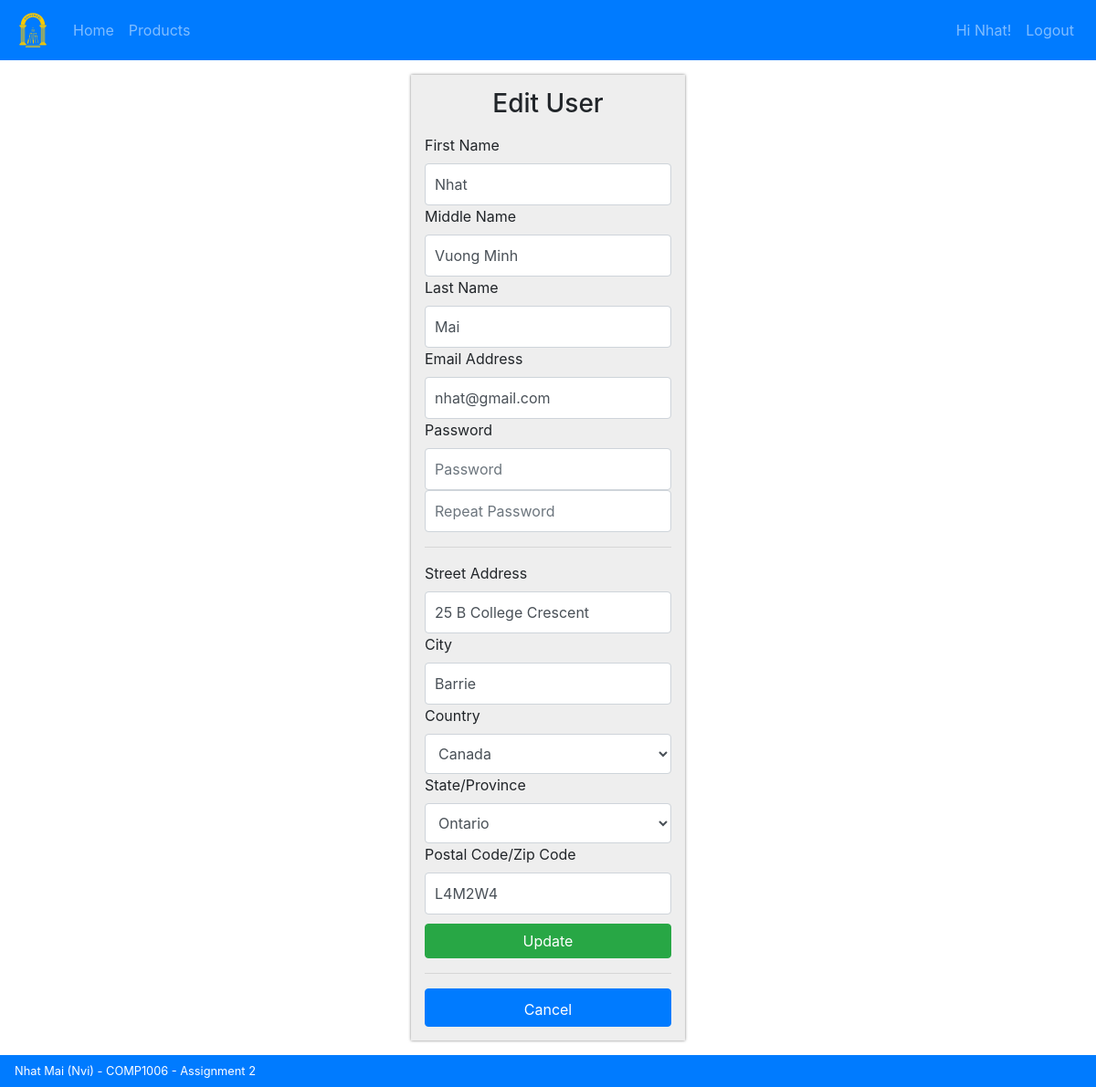
/Source/edit-user.php?id=1 (signed in), run on the app's committed database.
### tables this page shows
CREATE TABLE users (
	userID INT NOT NULL AUTO_INCREMENT,
	firstName VARCHAR(24) NOT NULL,
	lastName VARCHAR(24) NOT NULL,
	middleName VARCHAR(24),
	email VARCHAR(100) NOT NULL,
	password VARCHAR(255) NOT NULL,
	streetAddress VARCHAR(100) NOT NULL,
	city VARCHAR(24) NOT NULL,
	stateID VARCHAR(2) NOT NULL,
	countryID VARCHAR(2) NOT NULL,
	postalCode VARCHAR(6) NOT NULL,
	PRIMARY KEY (userID),
	FOREIGN KEY (stateID) REFERENCES states(stateID),
	FOREIGN KEY (countryID) REFERENCES countries(countryID)
);

### Source/update-validation.php (called while the page is built, shortened)
<?php
try {
	if (!empty($id = $_GET['id']) && $_SERVER["REQUEST_METHOD"] != "POST") {
		include('global/connect.php');
		$sql = "SELECT * FROM users WHERE userID = :id";
		$cmd = $conn->prepare($sql);
		$cmd->bindParam(':id', $id, PDO::PARAM_INT);
		$cmd->execute();
		$result = $cmd->fetchAll();
		foreach ($result as $row) {
			$firstName		= $row['firstName'];
			$lastName		= $row['lastName'];
			$middleName		= $row['middleName'];
			$email			= $row['email'];
			$streetAddress	= $row['streetAddress'];
			$city			= $row['city'];
			$stateID		= $row['stateID'];
			$countryID		= $row['countryID'];
			$postalCode		= $row['postalCode'];
		}
	}
} catch (Exception $e) {
	header('location: error.php');
}
?>

### Source/edit-user.php (the view, shortened to what this page needs)
<?php $title = 'Edit User';
include('global/header.php'); ?>
<main class="container">
	<div id="logreg-forms">
		<form method="POST" action="<?php echo htmlspecialchars($_SERVER["PHP_SELF"]);?>">
			<h1 class="h3 mb-3 text-center"><?php echo $title; ?></h1>
			<?php include('update-validation.php'); ?>
			<label for="firstName">First Name</label>
			<input type="text" class="form-control" name="firstName" placeholder="First Name" maxlength="25" required autofocus="" value="<?php echo (isset($firstName))?$firstName:'';?>">
			<label for="middleName">Middle Name</label>
			<input type="text" class="form-control" name="middleName" placeholder="Middle Name" maxlength="25" autofocus="" value="<?php echo (isset($middleName))?$middleName:'';?>">
			<label for="firstName">Last Name</label>
			<input type="text" class="form-control" name="lastName" placeholder="Last Name" maxlength="25" required autofocus="" value="<?php echo (isset($lastName))?$lastName:'';?>">
			<label for="email">Email Address</label>
			<input type="email" name="email" class="form-control" placeholder="Email address" required autofocus="" value="<?php echo (isset($email))?$email:'';?>">
			<label for="password">Password</label>
			<input type="password" name="password" class="form-control" placeholder="Password" required autofocus="">
			<input type="password" name="repeatPassword" class="form-control" placeholder="Repeat Password" required autofocus="">
			<hr />
			<label for="streetAddress">Street Address</label>
			<input type="text" class="form-control" name="streetAddress" placeholder="Street Address" maxlength="100" required autofocus="" value="<?php echo (isset($streetAddress))?$streetAddress:'';?>">
			<label for="city">City</label>
			<input type="text" class="form-control"  name="city" placeholder="City" required autofocus="" maxlength="24" value="<?php echo (isset($city))?$city:'';?>">
			<label for="countryID">Country</label>
			<select class="form-control" name="countryID" id="countryID" >
			<?php
				try {
					include('global/connect.php');
					$countrySQL = "SELECT * FROM countries ORDER BY countryName";
					$cmd = $conn->prepare($countrySQL);
					$cmd->execute();
					$options = $cmd->fetchAll();
					foreach ($options as $row) {
						if($row['countryID'] != $countryID) {
							echo '<option value="' . $row['countryID'] . '">' . $row['countryName'] . '</option>';
						} else {
							echo '<option selected value="' . $row['countryID'] . '">' . $row['countryName'] . '</option>';
						}
					}
			?>
			</select>
			<label for="stateID">State/Province</label>
			<select class="form-control" name="stateID" >
			<?php
					$stateSQL = "SELECT * FROM states ORDER BY stateName";
					$cmd = $conn->prepare($stateSQL);
					$cmd->execute();
					$options = $cmd->fetchAll();
					foreach ($options as $row) {
						if($row['stateID'] != $stateID) {
							echo '<option value="' . $row['stateID'] . '">' . $row['stateName'] . '</option>';
						} else {
							echo '<option selected value="' . $row['stateID'] . '">' . $row['stateName'] . '</option>';
						}
					}
				} catch (Exception $e){
					header('location: error.php');
				}
			?>
			</select>
			<label for="postalCode">Postal Code/Zip Code</label>
			<input class="form-control" type="text" name="postalCode" placeholder="Postal Code" required autofocus="" value="<?php echo (isset($postalCode))?$postalCode:'';?>">
			<button class="btn btn-success btn-block" type="submit">Update</button>
			<hr />
			<a class="btn btn-primary text-white" href="users.php">Cancel</a>
		</form>
	</div>
</main>
<?php include('global/footer.php'); ?>

### Source/global/header.php (shortened to what this page needs)
<!DOCTYPE html>
<html lang="en">
	<head>
		<link rel="stylesheet" href="css/styles.css"/>
		<link rel="stylesheet" href="https://stackpath.bootstrapcdn.com/bootstrap/4.3.1/css/bootstrap.min.css">
	</head>
	<body>
		<header class="mb-3">
			<nav class="navbar navbar-expand-lg navbar-dark bg-primary">
				<a class="navbar-brand" href="index.php">
					<img src="images/logo-nuniversal.svg" alt="Logo" heigth="40" width="40">
				</a>
				<div class="collapse navbar-collapse" id="navbarText">
					<ul class="navbar-nav mr-auto">
						<li class="nav-item">
							<a class="nav-link" href="index.php">Home</a>
						</li>
						<li class="nav-item">
							<a class="nav-link" href="products.php">Products</a>
						</li>
					</ul>
					<ul class="navbar-nav ml-auto">
					<?php
						try {
							if (!isset($_SESSION['userID'])) {
								echo '<li class="nav-item"><a class="nav-link" href="login.php" title="Login">Login</a></li>
											<li class="nav-item"><a class="nav-link" href="register.php" title="Register">Register</a></li>';
							}
							else {
								require 'global/connect.php';
								$sql = "SELECT firstName FROM users WHERE userID = " . $_SESSION['userID'];
								$result = $conn->query($sql);
								foreach ($result as $row) {
									echo '<li class="nav-item"><a class="nav-link" href="users.php">Hi ' . $row['firstName'] . '!</a></li>
												<li class="nav-item"><a class="nav-link" href="logout.php" title="Logout">Logout</a></li>';
								}
							}
						}catch (Exception $e) {
							header('location: global/error.php');
						}
					?>
					</ul>
				</div>
			</nav>
		</header>

### Source/css/styles.css (style rules this page uses)
#logreg-forms { width: 300px; margin: 0 auto; background-color:#eee; box-shadow: 0 0 3px rgba(0,0,0,0.5); }
#logreg-forms form { width: 100%; max-width: 410px; padding: 15px; margin: auto; }
#logreg-forms .form-control { position: relative; box-sizing: border-box; height: auto; padding: 10px; font-size: 16px; }
#logreg-forms a { display: block; padding-top:10px; color:lightseagreen; }
#logreg-forms button[type="submit"] { margin-top: 10px; }

### data on the page
users: firstName "Nhat", middleName "Vuong Minh", lastName "Mai", email "nhat@gmail.com", streetAddress "25 B College Crescent", city "Barrie", postalCode "L4M2W4"

### other printed values
$title "Edit User"
form field countryID "Canada"
form field stateID "Ontario"
